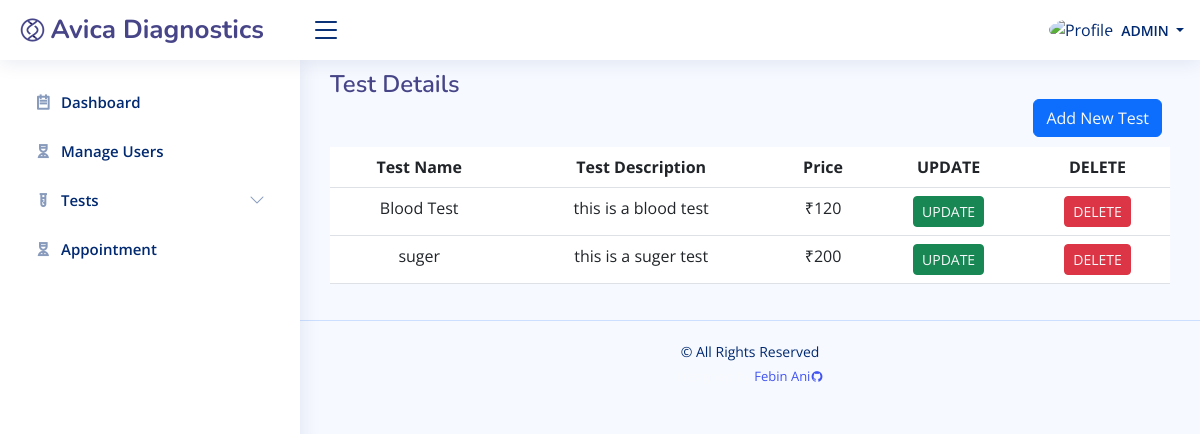
The app's page /admin/managetest.php (signed in), older data.
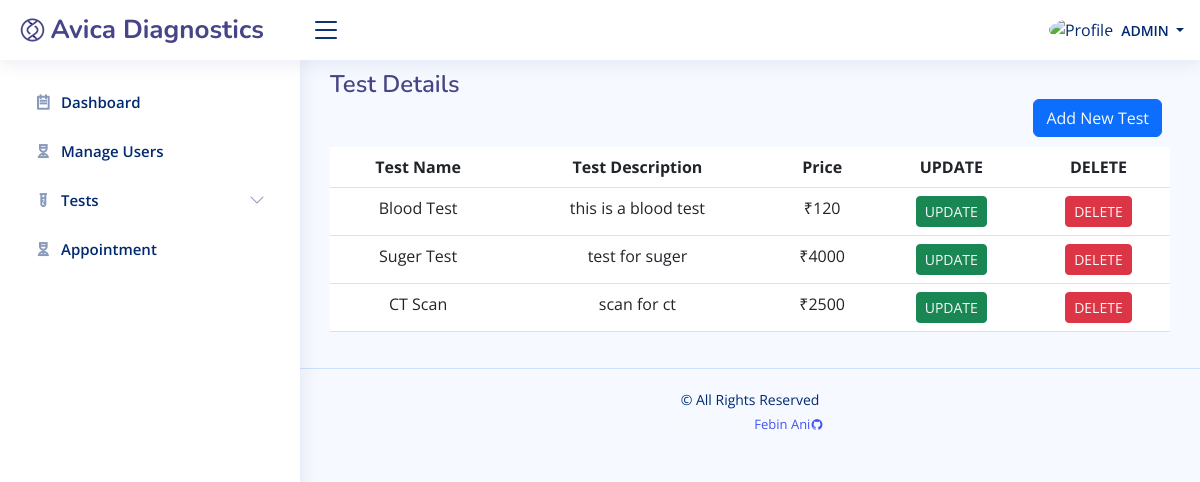
The same page, newer data.
### tables this page shows
CREATE TABLE `tb_test` (
  `test_id` int(10) NOT NULL,
  `test_name` varchar(100) NOT NULL,
  `test_desc` varchar(400) NOT NULL,
  `price` int(30) NOT NULL
);

### admin/managetest.php (the view, shortened to what this page needs)
<?php
	include('constant/header.php');
	include('constant/sidebar.php');
?>
<main id="main" class="main">
    <div class="pagetitle">
      <h1>Test Details</h1>
      <div class="d-grid gap-2 d-md-flex justify-content-md-end">
      <button  class="btn btn-primary">
        <a class="link-light" href="addtest.php">Add New Test
      </button>
      </div>
    </div>
    <section class="section">
      <div class="row">
        <div class="col-lg-12">
          <table class="table">
            <thead>
              <tr class="text-center">
                <th scope="col">Test Name</th>
                <th scope="col">Test Description</th>
                <th scope="col">Price</th>
                <th scope="col">UPDATE</th>
                <th scope="col">DELETE</th>
              </tr>
            </thead>
            <tbody>
            <?php
              include('constant/config.php');
              $res=mysqli_query($conn,"SELECT * FROM `tb_test`");
              if (mysqli_num_rows($res) > 0 ) {
                  while($row=mysqli_fetch_array($res)){
                      echo "<tr class='text-center'>";
                      echo "<td>".$row['test_name']."</td>";
                      echo "<td>".$row['test_desc']."</td>";
                      echo "<td>".'₹'.$row['price']."</td>";
                      echo "<td>";
                      ?>
                      <button class="btn btn-success btn-sm">
                        <a class="link-light" href="updatetest.php?id=<?php echo $row["test_id"]; ?>">UPDATE</a>
                      </button>
                      <?php
                      echo "</td>";
                      echo "<td>";
                      ?>
                      <button class="btn btn-danger btn-sm">
                        <a class="link-light" href="delete.php?id=<?php echo $row["test_id"]; ?>">DELETE
                      </button>
                      <?php
                      echo "</td>";
                      echo "</tr>";
                  }
              }
            ?>
            </tbody>
          </table>
        </div>
      </div>
    </section>
  </main>
<?php
include('constant/footer.php');
?>

Row changes from the older to the newer data that the page shows:
removed tb_test: test_name "suger", test_desc "this is a suger test", price "200"
added tb_test: test_name "Suger Test", test_desc "test for suger", price "4000"
added tb_test: test_name "CT Scan", test_desc "scan for ct", price "2500"
